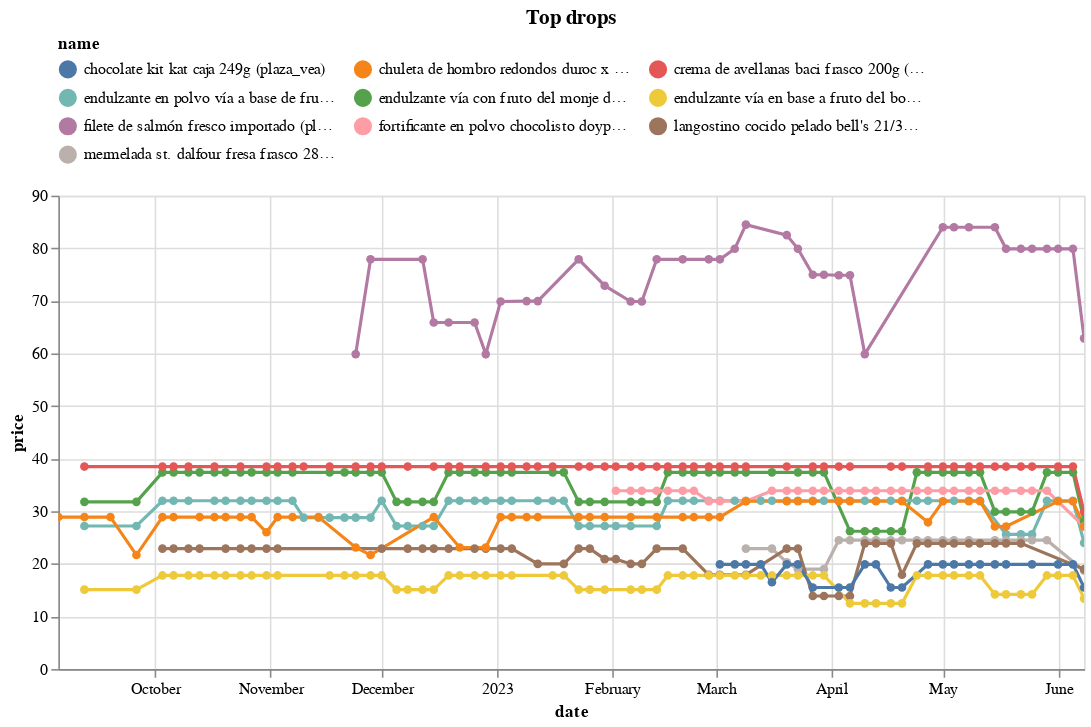

The code cell stored with this chart in its notebook:
### Code cell
(top_changes_abs
 .sort_values('change')
 .head(10)
 .pipe(plot_changes, 'Top drops')
)

### Figure 1 — Vega-Lite specification as saved in the notebook (floating-point values rounded to 4 significant figures; data arrays with more than 128 entries replaced by an {"elided": "..."} marker saying what was removed)
{"config": {"view": {"continuousWidth": 300, "continuousHeight": 300}, "legend": {"columns": 3, "orient": "top"}}, "data": {"name": "data-0f6a989c6539ecad9b31dd4903d5cae7"}, "mark": {"type": "line", "point": true}, "encoding": {"color": {"field": "name", "scale": {"domain": ["chocolate kit kat caja 249g (plaza_vea)", "chuleta de hombro redondos duroc x kg (plaza_vea)", "crema de avellanas baci frasco 200g (plaza_vea)", "endulzante en polvo vía a base de fruto del monje frasco 60g (plaza_vea)", "endulzante vía con fruto del monje display 300 tabletas (plaza_vea)", "endulzante vía en base a fruto del bosque caja 50un (plaza_vea)", "filete de salmón fresco importado (plaza_vea)", "fortificante en polvo chocolisto doypack 1160g (plaza_vea)", "langostino cocido pelado bell's 21/30 grande bolsa 300g (plaza_vea)", "mermelada st. dalfour fresa frasco 284g (plaza_vea)"]}, "type": "nominal"}, "tooltip": [{"field": "name", "type": "nominal"}, {"field": "price", "type": "quantitative"}, {"field": "last_price", "type": "quantitative"}], "x": {"field": "date", "type": "temporal"}, "y": {"field": "price", "type": "quantitative"}}, "params": [{"name": "param_9", "select": {"type": "point", "fields": ["name"]}, "bind": "legend"}, {"name": "param_10", "select": {"type": "interval", "encodings": ["x", "y"]}, "bind": "scales"}], "title": "Top drops", "transform": [{"filter": {"param": "param_9"}}], "width": 650, "$schema": "https://vega.github.io/schema/vega-lite/v5.8.0.json", "datasets": {"data-0f6a989c6539ecad9b31dd4903d5cae7": {"elided": "478 records"}}}
